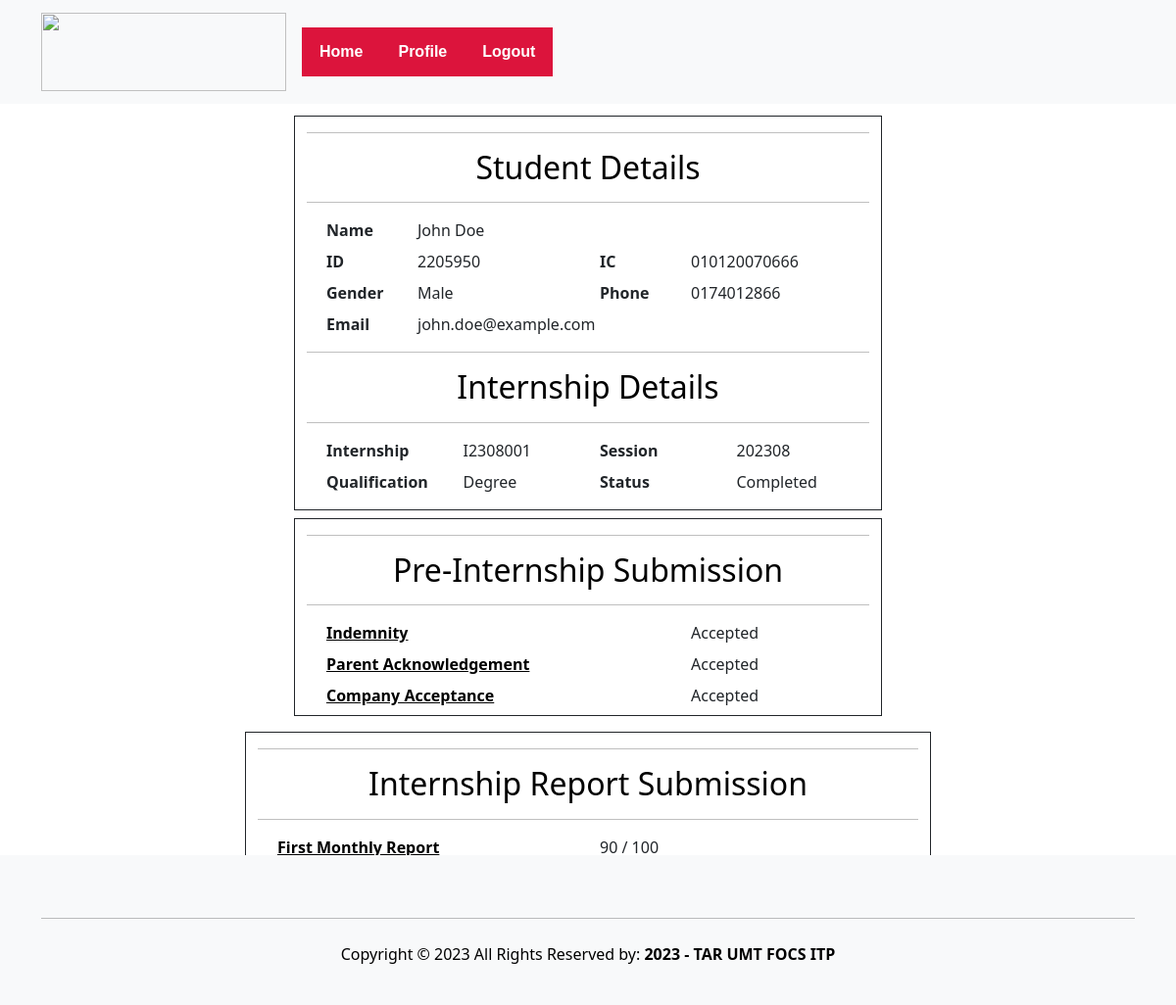
Page /supervisor/StudentDetail.php?StudID=2205950 on the committed database.
### tables this page shows
CREATE TABLE `internship` (
  `internshipID` varchar(10) NOT NULL,
  `studID` varchar(10) DEFAULT NULL,
  `sessionID` varchar(10) DEFAULT NULL,
  `indemnity` varchar(100) DEFAULT NULL,
  `indemnityStatus` enum('Accepted','Rejected','Pending','Missing') DEFAULT NULL,
  `parentAcknowledgement` varchar(100) DEFAULT NULL,
  `parentAcknowledgementStatus` enum('Accepted','Rejected','Pending','Missing') DEFAULT NULL,
  `companyAcceptance` varchar(100) DEFAULT NULL,
  `companyAcceptanceStatus` enum('Accepted','Rejected','Pending','Missing') DEFAULT NULL,
  `monthlyReport1` varchar(100) DEFAULT NULL,
  `monthlyReport1Grade` int(11) DEFAULT NULL,
  `monthlyReport2` varchar(100) DEFAULT NULL,
  `monthlyReport2Grade` int(11) DEFAULT NULL,
  `monthlyReport3` varchar(100) DEFAULT NULL,
  `monthlyReport3Grade` int(11) DEFAULT NULL,
  `evaluationReport` varchar(100) DEFAULT NULL,
  `evaluationReportGrade` int(11) DEFAULT NULL,
  `finalGrade` int(11) DEFAULT NULL,
  `internshipStatus` enum('In Progress','Completed','Suspended','Terminated') DEFAULT NULL
);

CREATE TABLE `student` (
  `studID` varchar(10) NOT NULL,
  `studName` varchar(50) DEFAULT NULL,
  `studEmail` varchar(50) DEFAULT NULL,
  `studIC` varchar(12) DEFAULT NULL,
  `studGender` enum('Male','Female','Other') DEFAULT NULL,
  `studPhoneNo` varchar(15) DEFAULT NULL,
  `studPassword` varchar(50) DEFAULT NULL,
  `studQualification` enum('Diploma','Degree') DEFAULT NULL
);

CREATE TABLE `session` (
  `sessionID` varchar(10) NOT NULL,
  `startMonthYear` date DEFAULT NULL,
  `endMonthYear` date DEFAULT NULL,
  `qualification` enum('Diploma','Degree') DEFAULT NULL
);

### supervisor/StudentDetail.php (the view, shortened to what the rows shown need)
<!DOCTYPE html>
<html>
<?php
include 'staffHeader.php';
if (isset($_GET['StudID'])) {
    $studID = $_GET['StudID'];
}
require '../student/connect.php';
if ($con->connect_error) {
    throw new Exception("Connection failed: " . $con->connect_error);
} else {
    $sql = "SELECT * FROM student Stud, internship I, session Ses
            WHERE Stud.studID = I.studID
            AND I.sessionID = Ses.sessionID
            AND Stud.studID = " . $studID;
    $result = $con->query($sql);
    if ($result->num_rows === 1) {
        $row = $result->fetch_assoc();
        $ID = $row['studID'];
        $IC = $row['studIC'];
        $Name = $row['studName'];
        $email = $row['studEmail'];
        $gender = $row['studGender'];
        $phone = $row['studPhoneNo'];
        $qualification = $row['studQualification'];
        $sessionID = $row['sessionID'];
        $internshipID = $row['internshipID'];
        $indemnityStatus = $row['indemnityStatus'];
        $parentAcknowledgementStatus = $row['parentAcknowledgementStatus'];
        $companyAcceptanceStatus = $row['companyAcceptanceStatus'];
        $monthlyReport1Grade = $row['monthlyReport1Grade'];
        $internshipStatus = $row['internshipStatus'];
    }
}
?>
<div class="container">
    <div class="row my-2 mx-auto">
        <div style="width:600px;" class="border border-dark my-1 mx-auto col-md-4 col-lg-12">
            <div class="justify-content-md-center">
                <h2 class="text-black text-center">Student Details</h2>
                <div class="m-2 row">
                    <div class="col-9">
                        <label id="lblName">
                            <?= $Name; ?>
                        </label>
                    </div>
                </div>
                <div class="m-2 row">
                    <div class="col-4">
                        <label id="lblID">
                            <?= $ID; ?>
                        </label>
                    </div>
                    <div class="col-4">
                        <label id="lblIC">
                            <?= $IC; ?>
                        </label>
                    </div>
                </div>
                <div class="m-2 row">
                    <div class="col-4">
                        <label id="lblGender">
                            <?= $gender; ?>
                        </label>
                    </div>
                    <div class="col-4">
                        <label id="lblPhoneNo">
                            <?= $phone; ?>
                        </label>
                    </div>
                </div>
                <div class="m-2 row">
                    <div class="col-4 text-right">
                        <label id="lblEmail">
                            <?= $email; ?>
                        </label>
                    </div>
                </div>
                <h2 class="text-black text-center">Internship Details</h2>
                <div class="m-2 row">
                    <div class="col-3">
                        <label id=" lblInternshipID" data-internship-id="<?= $internshipID ?>">
                            <?= $internshipID ?>
                        </label>
                    </div>
                    <div class="col-3">
                        <label id=" lblSession">
                            <?= $sessionID ?>
                        </label>
                    </div>
                </div>
                <div class="m-2 row">
                    <div class="col-3 ">
                        <label id="lblQualification">
                            <?= $qualification ?>
                        </label>
                    </div>
                    <div class="col-3 ">
                        <label id="lblInternshipStatus">
                            <?= $internshipStatus ?>
                        </label>
                    </div>
                </div>
            </div>
        </div>
        <div style="width:600px;" class="justify-content-md-center border border-dark my-1 mx-auto col-md-4 col-lg-12">
            <h2 class="text-black text-center">Pre-Internship Submission</h2>
            <div class="m-2 row">
                <div class="col-4 justify-content-end">
                    <?php
                    if ($indemnityStatus == "Missing") {
                        echo '<label id="lblIndemnityStatus" class="w-100 mb-2"> ----- </label>';
                    } else if ($indemnityStatus != "Pending") {
                        echo '<label id="lblIndemnityStatus" class="w-100"> ' . $indemnityStatus . ' </label>';
                    } else {
                        echo '<button id="btnAcceptIndemnity" type="button" onclick="updateStatus(\'indemnityStatus\', \'Accepted\')">Accept</button> ';
                        echo '<button id="btnRejectIndemnity" type="button" onclick="updateStatus(\'indemnityStatus\', \'Rejected\')">Reject</button>';
                    }
                    ?>
                </div>
            </div>
            <div class="m-2 row">
                <div class="col-4 justify-content-end">
                    <?php
                    if ($parentAcknowledgementStatus == "Missing") {
                        echo '<label id="lblAcknowledgementStatus" class="w-100 mb-2"> ----- </label>';
                    } else if ($parentAcknowledgementStatus != "Pending") {
                        echo '<label id="lblAcknowledgementStatus" class="w-100">
                                ' . $parentAcknowledgementStatus . '</label>';
                    } else {
                        echo '<button id="btnAcceptAcknowledgement" type="button" onclick="updateStatus(\'parentAcknowledgementStatus\', \'Accepted\')">Accept</button> ';
                        echo '<button id="btnRejectAcknowledgement" type="button" onclick="updateStatus(\'parentAcknowledgementStatus\', \'Rejected\')">Reject</button> ';
                    }
                    ?>
                </div>
            </div>
            <div class="m-2 row">
                <div class="col-4 justify-content-end">
                    <?php
                    if ($companyAcceptanceStatus == "Missing") {
                        echo '<label id="lblAcceptance" class="w-100 mb-2"> ----- </label>';
                    } else if ($companyAcceptanceStatus != "Pending") {
                        echo '<label id="lblAcceptance"> ' . $companyAcceptanceStatus . ' </label>';
                    } else {
                        echo '<button id="btnAcceptCompanyAcceptance" type="button" onclick="updateStatus(\'companyAcceptanceStatus\', \'Accepted\')">Accept </button> ';
                        echo '<button id="btnRejectCompanyAcceptance" type="button" onclick="updateStatus(\'companyAcceptanceStatus\', \'Rejected\')">Reject </button>';
                    }
                    ?>
                </div>
            </div>
        </div>
    </div>
    <div class="row my-2 mx-auto">
        <div style="width:700px;"
            class="justify-content-md-center border border-dark my-1 mx-auto col-sm-6 col-md-6 col-lg-12">
            <h2 class="text-black text-center">Internship Report Submission</h2>
            <div class="m-2 row">
                <div class="col-6 justify-content-center">
                    <?php
                    if ($monthlyReport1Grade == null) {
                        echo '<input  id="enterMonthlyReport1Grade" type="number"  style="-webkit-appearance: none; max="100" min="0" class="w-25"> /100 &nbsp;&nbsp;&nbsp;';
                        echo '<button id="btnGradeFirst" type="button" onclick="Graded(\'monthlyReport1Grade\')" >Grade</button>';
                    } else
                        echo '<label id="lblFirstMonthGrade" class="w-100 mx-auto ">
                             ' . $monthlyReport1Grade . ' / 100 </label>';
                    ?>
                </div>
            </div>
        </div>
    </div>
</div>
<?php
include 'staffFooter.php';
?>

### rows in the picture
internship: studID.studName "John Doe", studID "2205950", studID.studIC "010120070666", studID.studGender "Male", studID.studPhoneNo "0174012866", studID.studEmail "john.doe@example.com", internshipID "I2308001", sessionID.sessionID "202308", studID.studQualification "Degree", internshipStatus "Completed", indemnityStatus "Accepted", parentAcknowledgementStatus "Accepted", companyAcceptanceStatus "Accepted", monthlyReport1Grade "90"
